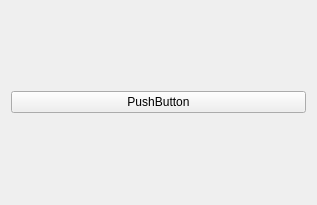
<?xml version="1.0" encoding="UTF-8"?>
<ui version="4.0">
 <class>Widget</class>
 <widget class="QWidget" name="Widget">
  <property name="geometry">
   <rect>
    <x>0</x>
    <y>0</y>
    <width>317</width>
    <height>205</height>
   </rect>
  </property>
  <property name="windowTitle">
   <string>Widget</string>
  </property>
  <layout class="QVBoxLayout" name="verticalLayout">
   <item>
    <widget class="QPushButton" name="pushButton">
     <property name="text">
      <string>PushButton</string>
     </property>
    </widget>
   </item>
  </layout>
 </widget>
 <resources/>
 <connections/>
</ui>
